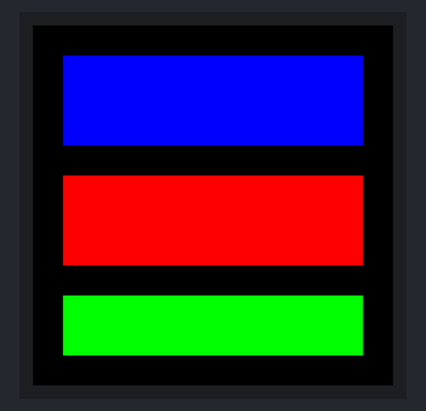
A program run on a simulated ESP32 board running MicroPython. Parts: 240×240 colour display. At 0.2 s the program stops and its outputs stay as they are.

Above: at 0.3 s.

The program:

example.py
```python
# MicroPython example that initializes SPI and the ST7789 driver on a microcontroller, clears the screen, and draws several filled colored rectangles.
#
# Buy this module: https://shillehtek.com/products/tft-lcd-1-3-240x240-st7789-esp32-arduino
# Full manual: https://shillehtek.com/blogs/shillehtek-product-manuals/tft-lcd-1-3-240x240-st7789-esp32-arduino-manual
# More examples: https://github.com/shillehbean/shillehtek-examples
#

from machine import Pin, SPI
import st7789py as st7789   # copy st7789py.py driver to the board

spi = SPI(0, baudrate=31250000, polarity=1, phase=1,
          sck=Pin(18), mosi=Pin(19))

tft = st7789.ST7789(spi, 240, 240,
                    reset=Pin(20, Pin.OUT),
                    dc=Pin(21, Pin.OUT),
                    cs=None, rotation=0)

tft.fill(st7789.BLACK)
tft.fill_rect(20, 20, 200, 60, st7789.BLUE)
tft.fill_rect(20, 100, 200, 60, st7789.RED)
tft.fill_rect(20, 180, 200, 40, st7789.GREEN)
```
